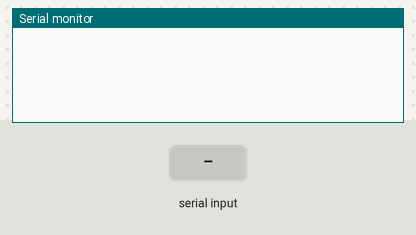
The sketch below on a simulated Arduino Uno, built with avr-gcc and run on an emulated ATmega328P. Parts: the last lines printed to the serial monitor. The test bench sets the inputs (shaded band). The modem accepts every AT command (registered, SIM ready, sends succeed) and sends nothing else.

Above: at 1.2 s.
1.3 s: "RCV,1\n" received over Serial
At 2.9 s:
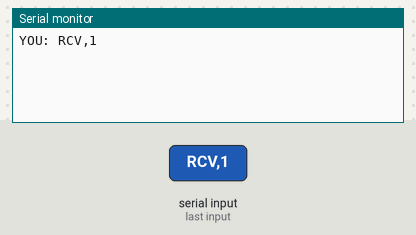
3.8 s: "RCV" received over Serial
At 5.9 s:
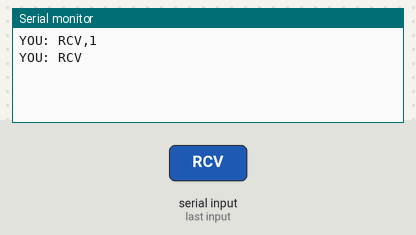
6.2 s: "90,45\n" received over Serial
At 7.8 s:
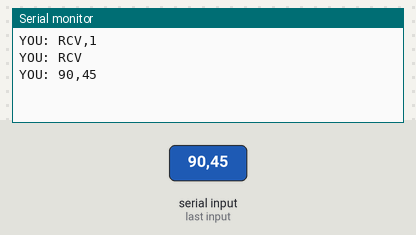
8.7 s: "90\n" received over Serial
At 10.9 s:
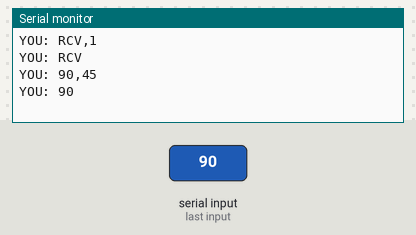

The sketch:

STAGE1.ino
```cpp
// TAKES IN DATA FROM SERIAL MONITOR AND SENDS IT THROUGH LORA IN BROADCAST MANNER.

#include <SoftwareSerial.h>                           //we have to include the SoftwareSerial library, or else we can't use it
#define rx 13                                          //LORA TX
#define tx 15                                          //LORA RX
String incomingString;
String PrStr;                                           // String used to print the incoming string after decoding it

SoftwareSerial myserial(rx, tx);                      //define how the soft serial port is going to work


void setup() {
  Serial.begin(115200);
  myserial.begin(115200);

}

void loop() {
  if (Serial.available()){
        incomingString = Serial.readString();
          if(incomingString.length()>2){
          Serial.print("YOU: ");
          Serial.println(incomingString);
          String messStr = "AT+SEND=0,";              // messStr(AT COMMAND) is to be sent to the LoRa module to send the relavant data
          messStr += (incomingString.length()-2);
          messStr += ",";
          messStr += incomingString;
          myserial.print(messStr);
          }
    }

   else if (myserial.available()){                  // this will read the incomming data from the lora and decode it and print it on serial monitor
        incomingString = myserial.readString();
        String recTest = incomingString.substring(1,4);
        if(recTest == "RCV"){
        String messagesize;
        int addr_start = incomingString.indexOf(',');
        int addr_mid = incomingString.indexOf(',', addr_start + 1);
        messagesize = incomingString.substring(addr_start + 1, addr_mid);
        PrStr = incomingString.substring(addr_mid + 1, (addr_mid + 1 + messagesize.toInt()));
        Serial.print("HIM: ");
        Serial.println(PrStr);
        }
    }

}
```

Measured:
- after the input at 1.3 s, the serial monitor: prints a new line after 1.0 s (image 1)
- after the input at 3.8 s, the serial monitor: prints a new line after 1.0 s (image 2)
- after the input at 6.2 s, the serial monitor: prints a new line after 1.0 s (image 3)
- after the input at 8.7 s, the serial monitor: prints a new line after 1.0 s (image 4)
